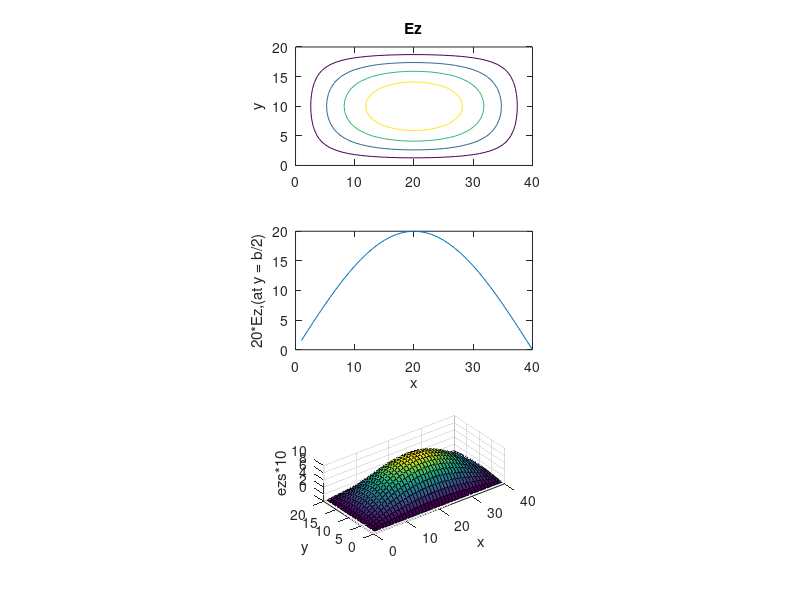

Reproduce this figure in MATLAB.
clc
clear

disp('Integrantes ')
disp('Garcia Morales Luis Adrian')
disp('Guadarrama Jimenez Oscar Luis ')
disp('4CM7')
disp(' ')

m = 1; n = 1;
a = 40; b = 20;
betax = m*pi/a;
betay = n*pi/b;
for i=1: a/40:a
    x(i) = (i/40) * a;
for j = 1: b/20:b
    y(j) = (j/20) * b;
    Ez(j,i) = sin(betax*x(i))*sin(betay*y(j));
end
end
yc = b/2;
xc = 1:a/40:a;
Ezc= 20 * sin(betax*xc) * sin(betay*yc);
[X,Y] = meshgrid(0:a,0:b);
Ezs = 10 * sin(betax.*X).*sin(betay.*Y);
subplot(3,1,1)
contour(x,y,Ez,4)
title('Ez')
ylabel('y')
axis('equal')
axis([0 a 0 b])
subplot(3,1,2)
plot(xc,Ezc)
xlabel('x')
ylabel('20*Ez,(at y = b/2)')
axis('equal')
axis([0 a 0 b])
subplot(3,1,3)
surf(Ezs)
axis([0 40 0 20 0 10])
axis('equal')
xlabel('x')
ylabel('y')
zlabel('ezs*10')

